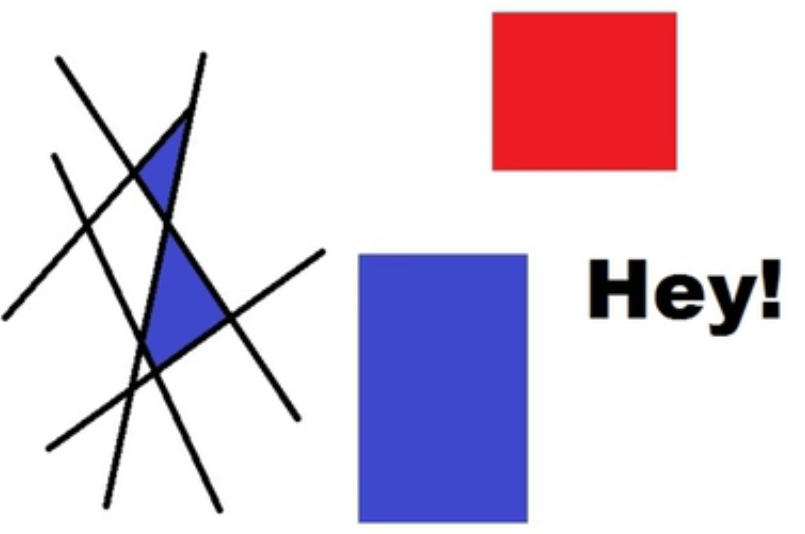
#> input picture image/corner.png, 805 x 534 px
$ python cornerDetection.py
#> lines starting #> are read from the running program, lines starting #| are printed output that depends on the picture; after the words box and inside, x2 and y2 are one past the last pixel; in counts of white or black regions, pixels touching at a corner belong together
import cv2
import numpy as np

img = cv2.imread('corner.png')
#> img is the input picture: shape (534, 805, 3); mean B, G, R 221.3, 205.7, 217.8
gray = cv2.cvtColor(img, cv2.COLOR_BGR2GRAY)
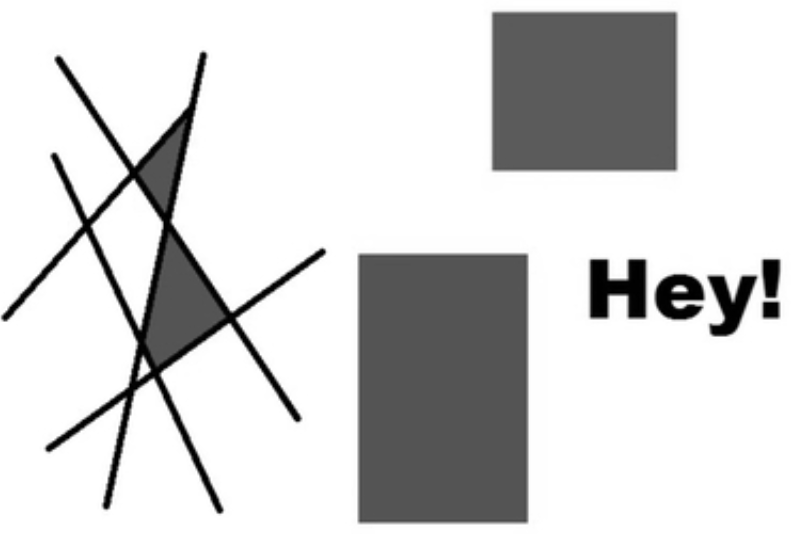
#> gray: shape (534, 805); min 0, max 255, mean 211.4
gray = np.float32(gray)

corners = cv2.goodFeaturesToTrack(gray, 1231, 0.1, 1)
#> corners = 87 rows, first 8: [85, 234], [701, 307], [134, 165], [755, 277], [673, 290], [686, 290], [143, 357], [87, 217]
corners = np.int0(corners)

for corner in corners:
	x, y = corner.ravel()
	cv2.circle(img, (x,y), 4, 255, -1)
#> this loop made 87 passes
#> (x, y) on passes 1 to 12: (85, 234), (701, 307), (134, 165), (755, 277), (673, 290), (686, 290), (143, 357), (87, 217), (709, 277), (764, 303), (138, 378), (153, 379)
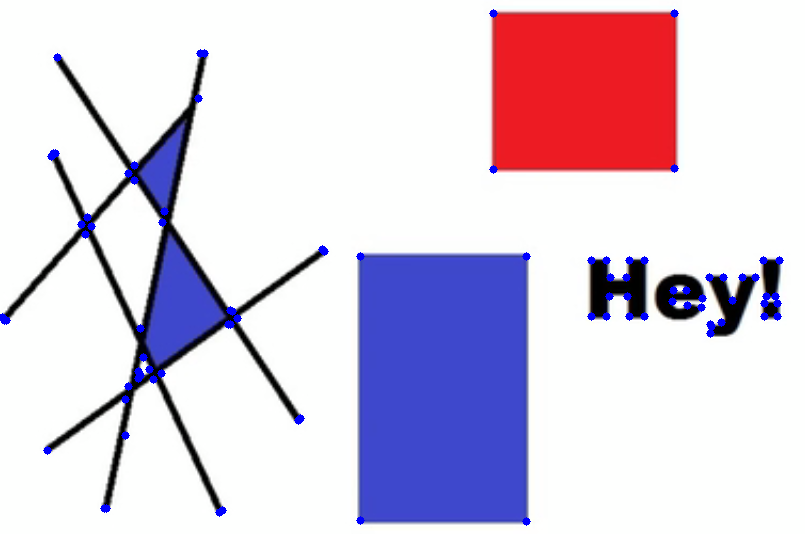
#> img: shape (534, 805, 3); 0.9% of pixels changed, all inside (x1, y1, x2, y2) = (0, 9, 784, 526)
cv2.imshow('corners', img)
cv2.waitKey(0)
cv2.destroyAllWindows()
